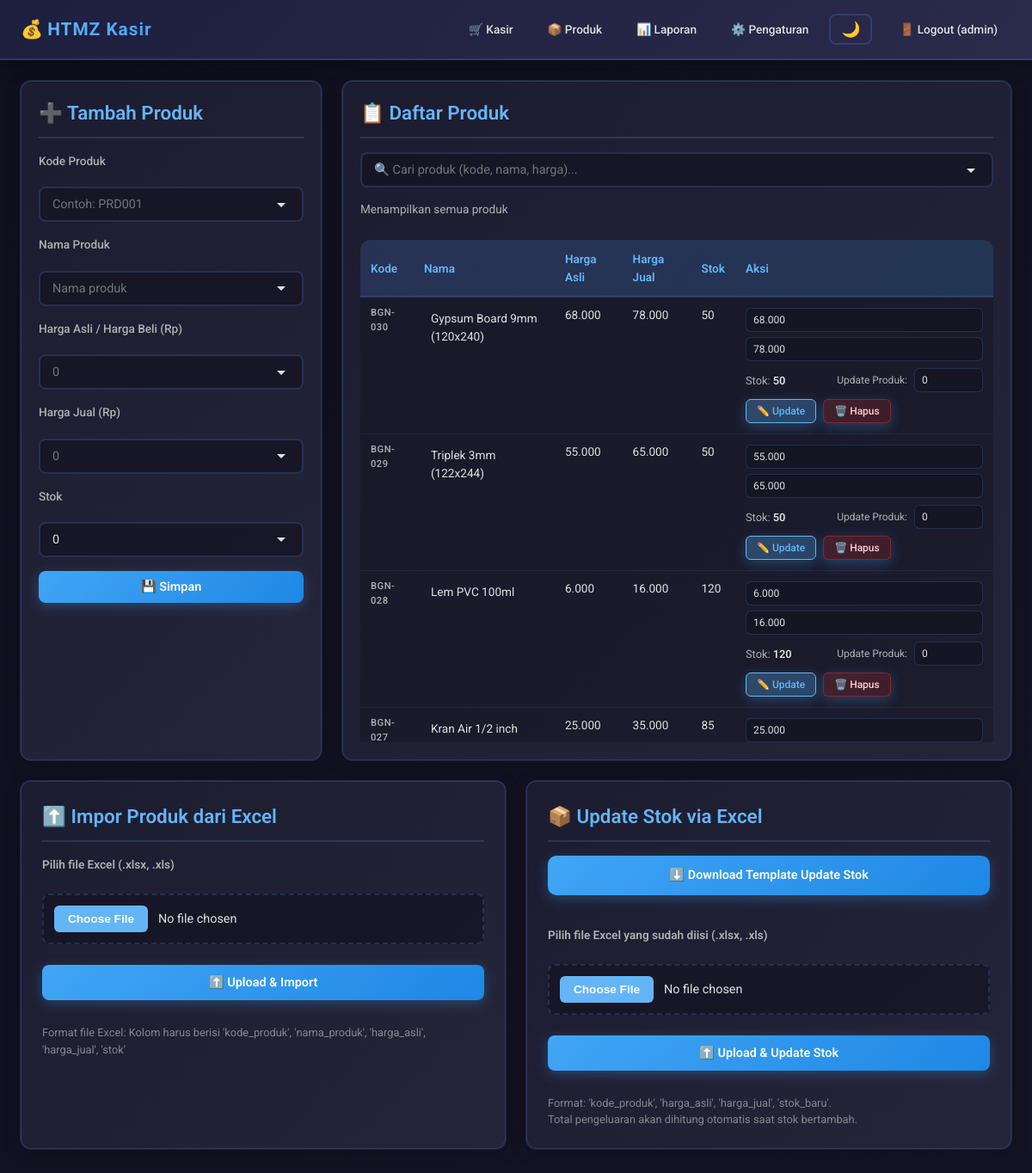
Screenshot of /products (signed in) with the database file from the repository.
### models.py (models this page shows)
class Product(Base):
    __tablename__ = "products"
    id = Column(Integer, primary_key=True)
    code = Column(String, unique=True, nullable=False)
    name = Column(String, nullable=False)
    price = Column(Float, nullable=False, default=0)  # Harga jual
    cost_price = Column(Float, nullable=False, default=0)  # Harga asli/harga beli
    stock = Column(Integer, nullable=False, default=0)
    status = Column(String, default="active")  # active/inactive

### app.py (the view)
@app.get("/products", response_class=HTMLResponse)
def products_page(request: Request, err: str = None, db: Session = Depends(get_db)):
    r = require_login(request)
    if r: return r
    products = db.query(Product).order_by(Product.id.desc()).all()
    error_msg = None
    if err == "code-exists":
        error_msg = "Kode produk sudah ada!"
    return templates.TemplateResponse("products.html", {"request": request, "products": products, "user": request.session["user"], "error": error_msg})

### templates/products.html (shortened to what this page needs)
{% extends "layout.html" %}
{% block content %}
<div class="grid" style="max-width: 100%;">
  <div class="card">
    <h2>➕ Tambah Produk</h2>
    <form method="post" action="/products/add" class="form">
      <label>Kode Produk</label>
      <input name="code" placeholder="Contoh: PRD001" required>
      <label>Nama Produk</label>
      <input name="name" placeholder="Nama produk" required>
      <label>Harga Asli / Harga Beli (Rp)</label>
      <input name="cost_price" type="text" id="add-product-cost-price" placeholder="0" required onkeyup="formatInputRupiah(this)" onblur="formatInputRupiah(this)" onfocus="unformatInputRupiah(this)">
      <label>Harga Jual (Rp)</label>
      <input name="price" type="text" id="add-product-price" placeholder="0" required onkeyup="formatInputRupiah(this)" onblur="formatInputRupiah(this)" onfocus="unformatInputRupiah(this)">
      <label>Stok</label>
      <input name="stock" type="number" value="0" placeholder="0" required>
      <button type="submit">💾 Simpan</button>
    </form>
  </div>
  <div class="card">
    <h2>📋 Daftar Produk</h2>
    <input id="productSearch" placeholder="🔍 Cari produk (kode, nama, harga)..." oninput="filterProductTable()" style="font-size: 0.9rem; margin-bottom: 15px; padding: 10px 14px;">
    <div style="margin-bottom: 10px; font-size: 0.85rem; color: #b0b0b0;">
      <span id="product-count">Menampilkan semua produk</span>
    </div>
    <div style="max-height: 600px; overflow-y: auto;">
    <table class="table">
      <thead><tr><th>Kode</th><th>Nama</th><th>Harga Asli</th><th>Harga Jual</th><th>Stok</th><th>Aksi</th></tr></thead>
      <tbody>
        {% for p in products %}
        <tr>
          <td class="product-code">{{ p.code }}</td>
          <td class="product-name-cell">
            <span class="product-name-display" data-product-id="{{ p.id }}" data-product-name="{{ p.name }}" ondblclick="editProductName(this)">{{ p.name }}</span>
          </td>
          <td>{{ p.cost_price | format_idr }}</td>
          <td>{{ p.price | format_idr }}</td>
          <td>{{ p.stock }}</td>
          <td class="action-cell">
            <form method="post" action="/products/update" class="action-form" onsubmit="return handleUpdateProduct(event, {{ p.id }})">
              <div class="action-row action-row-1">
                <input name="cost_price" type="text" id="update-product-cost-price-{{ p.id }}" value="{{ p.cost_price | format_idr }}" required onkeyup="formatInputRupiah(this)" onblur="formatInputRupiah(this)" onfocus="unformatInputRupiah(this)" class="action-input action-cost-price" placeholder="Harga Asli">
                <input name="price" type="text" id="update-product-price-{{ p.id }}" value="{{ p.price | format_idr }}" required onkeyup="formatInputRupiah(this)" onblur="formatInputRupiah(this)" onfocus="unformatInputRupiah(this)" class="action-input action-price" placeholder="Harga Jual">
              </div>
              <div class="action-row action-row-2">
                <span class="stock-info">Stok: <strong>{{ p.stock }}</strong></span>
                <div class="update-product-section">
                  <span class="update-product-label">Update Produk:</span>
                  <input name="stock_add" type="number" min="0" value="0" placeholder="+Stok" class="action-input action-stock-add" title="Tambahkan stok (min: 0)">
                </div>
              </div>
              <div class="action-row action-row-3">
                <button type="submit" class="btn-update">✏️ Update</button>
                <button type="button" class="btn-delete" onclick="handleDeleteProductClick(event, {{ p.id }})">🗑️ Hapus</button>
              </div>
            </form>
          </td>
        </tr>
        {% endfor %}
      </tbody>
    </table>
    </div>
  </div>
</div>
<div class="excel-section">
  <div class="grid-excel-cards">
    <div class="card">
      <h2>⬆️ Impor Produk dari Excel</h2>
      <form id="import-excel-form" class="form" enctype="multipart/form-data" style="gap: 16px;">
        <label for="excel-file" style="font-weight: 600; margin-bottom: 8px;">Pilih file Excel (.xlsx, .xls)</label>
        <input type="file" id="excel-file" name="file" accept=".xlsx, .xls" required style="padding: 12px; cursor: pointer;">
        <button type="submit" id="upload-excel-btn" style="width: 100%; padding: 12px 20px; margin-top: 8px;">⬆️ Upload & Import</button>
        <small class="hint" style="display: block; margin-top: 12px; line-height: 1.5;">Format file Excel: Kolom harus berisi 'kode_produk', 'nama_produk', 'harga_asli', 'harga_jual', 'stok'</small>
      </form>
    </div>
    <div class="card">
      <h2>📦 Update Stok via Excel</h2>
      <div class="form">
        <a href="/products/export_stock_template" class="btn" style="margin-bottom: 20px; display: block; text-align: center; width: 100%; padding: 12px 20px;">⬇️ Download Template Update Stok</a>
        <form id="import-stock-form" class="form" enctype="multipart/form-data" style="gap: 16px;">
          <label for="stock-excel-file" style="font-weight: 600; margin-bottom: 8px;">Pilih file Excel yang sudah diisi (.xlsx, .xls)</label>
          <input type="file" id="stock-excel-file" name="file" accept=".xlsx, .xls" required style="padding: 12px; cursor: pointer;">
          <button type="submit" id="upload-stock-btn" style="width: 100%; padding: 12px 20px; margin-top: 8px;">⬆️ Upload & Update Stok</button>
          <small class="hint" style="display: block; margin-top: 12px; line-height: 1.5;">Format: 'kode_produk', 'harga_asli', 'harga_jual', 'stok_baru'.<br>Total pengeluaran akan dihitung otomatis saat stok bertambah.</small>
        </form>
      </div>
    </div>
  </div>
</div>
{% endblock %}

### templates/layout.html (shortened to what this page needs)
<!doctype html>
<html>
<head>
  <link rel="stylesheet" href="/static/style.css">
</head>
<body>
  <header class="topbar">
    <div class="brand">💰 <span class="gradient-text">HTMZ Kasir</span></div>
    {% if user %}
      <nav>
        <a href="/cashier">🛒 Kasir</a>
        <a href="/products">📦 Produk</a>
        <a href="/reports?mode=daily">📊 Laporan</a>
        <a href="/settings">⚙️ Pengaturan</a>
        <button id="theme-toggle" class="theme-toggle" title="Toggle Dark/Light Mode">🌓</button>
        <a href="#" id="logout-link">🚪 Logout ({{ user.username }})</a>
      </nav>
    {% endif %}
  </header>
  <main class="container">
    {% block content %}{% endblock %}
  </main>
</body>
</html>

### rows the page displays
Product: code "BGN-030", name "Gypsum Board 9mm (120x240)", cost_price "68.000", price "78.000", stock "50"
Product: code "BGN-029", name "Triplek 3mm (122x244)", cost_price "55.000", price "65.000", stock "50"
Product: code "BGN-028", name "Lem PVC 100ml", cost_price "6.000", price "16.000", stock "120"
Product: code "BGN-027", name "Kran Air 1/2 inch", cost_price "25.000", price "35.000", stock "85"

### other values shown
{{ user.username }} "admin"
